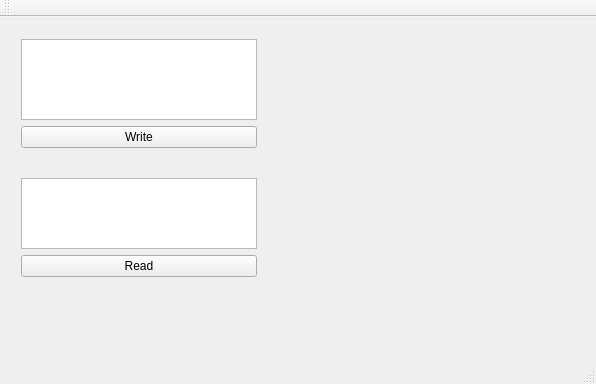
<?xml version="1.0" encoding="UTF-8"?>
<ui version="4.0">
 <class>MainWindow</class>
 <widget class="QMainWindow" name="MainWindow">
  <property name="geometry">
   <rect>
    <x>0</x>
    <y>0</y>
    <width>596</width>
    <height>384</height>
   </rect>
  </property>
  <property name="windowTitle">
   <string>MainWindow</string>
  </property>
  <widget class="QWidget" name="centralWidget">
   <widget class="QWidget" name="layoutWidget">
    <property name="geometry">
     <rect>
      <x>10</x>
      <y>11</y>
      <width>258</width>
      <height>131</height>
     </rect>
    </property>
    <layout class="QVBoxLayout" name="verticalLayout">
     <item>
      <widget class="QPlainTextEdit" name="plainTextEdit"/>
     </item>
     <item>
      <widget class="QPushButton" name="pushButton">
       <property name="text">
        <string>Write</string>
       </property>
      </widget>
     </item>
    </layout>
   </widget>
   <widget class="QWidget" name="layoutWidget">
    <property name="geometry">
     <rect>
      <x>10</x>
      <y>150</y>
      <width>258</width>
      <height>121</height>
     </rect>
    </property>
    <layout class="QVBoxLayout" name="verticalLayout_2">
     <item>
      <widget class="QTextBrowser" name="textBrowser"/>
     </item>
     <item>
      <widget class="QPushButton" name="pushButton_2">
       <property name="text">
        <string>Read</string>
       </property>
      </widget>
     </item>
    </layout>
   </widget>
  </widget>
  <widget class="QMenuBar" name="menuBar">
   <property name="geometry">
    <rect>
     <x>0</x>
     <y>0</y>
     <width>596</width>
     <height>19</height>
    </rect>
   </property>
  </widget>
  <widget class="QToolBar" name="mainToolBar">
   <attribute name="toolBarArea">
    <enum>TopToolBarArea</enum>
   </attribute>
   <attribute name="toolBarBreak">
    <bool>false</bool>
   </attribute>
  </widget>
  <widget class="QStatusBar" name="statusBar"/>
 </widget>
 <layoutdefault spacing="6" margin="11"/>
 <resources/>
 <connections/>
</ui>
